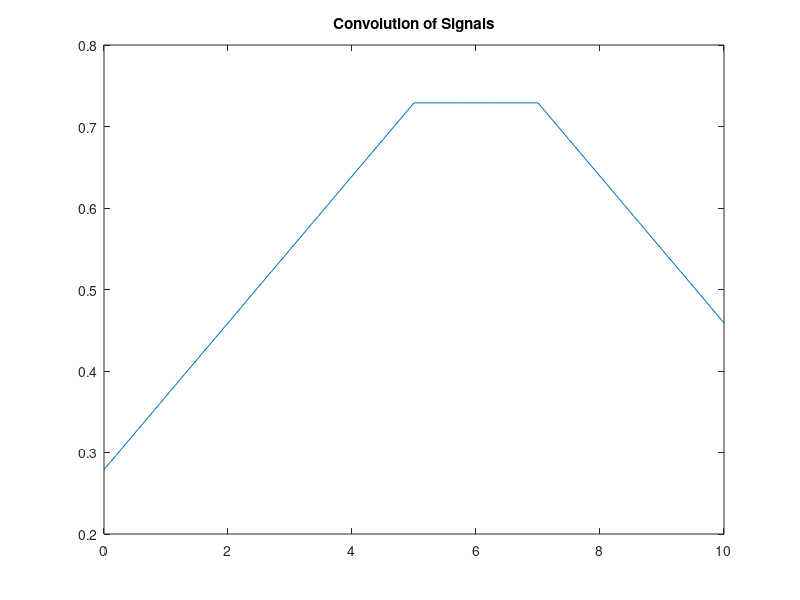
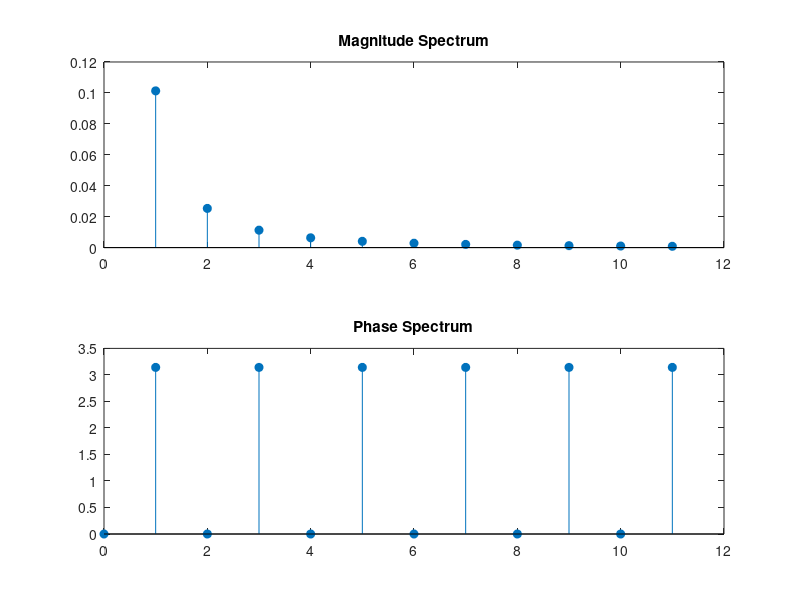
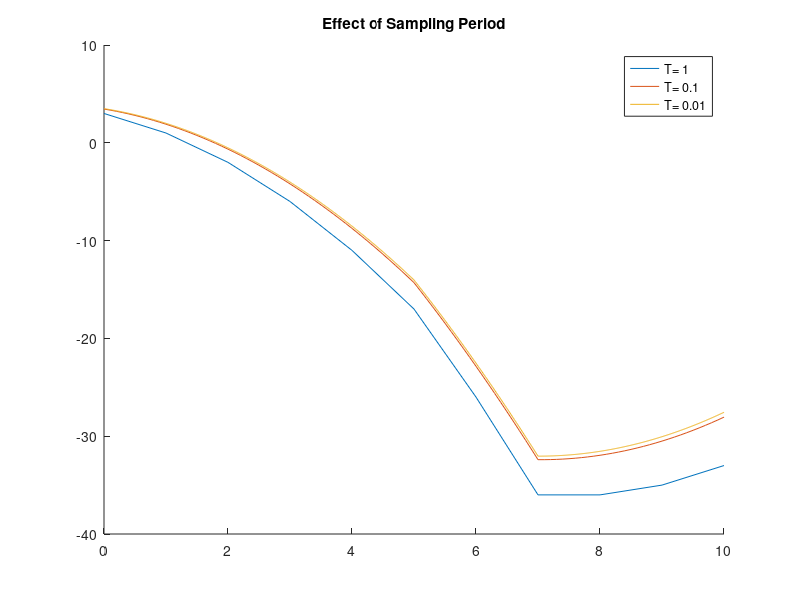

The MATLAB script that drew these images, in order:
t = 0.0:0.1:10; % time

h = 0.9 * (t >= 0 & t <= 10); % h(t)
x = (t>=2); % x(t)

y = conv(x, h, 'same')*0.01; % convolution y(t)

figure;
plot(t, y)
title("Convolution of Signals");

t = linspace(0,10,1000); % time

k = 0:11;

x_k = zeros(length(k), length(t));

for i = 1:length(k)
    x_k(i, :) = ((-1).^k(i) ./ ((k(i)*pi) .^ 2) .* exp(1j*k(i) * pi * t));
end

x_t = 1/2 + sum(x_k, 1);

figure;
subplot(2,1,1);
stem(k, abs(x_k(:,1)), 'filled');
title("Magnitude Spectrum");

subplot(2,1,2);
stem(k, angle(x_k(:,1)), 'filled');
title("Phase Spectrum");

T_values = [1, 0.1, 0.01]; % periods

figure;
hold on;

for T=T_values
    t= 0:T:10;
    x_t = 2*(t>=2) - (t>=2);
    v_t = 2 - t .* (t>=2);

    y = conv(x_t, v_t, 'same') * T; % convolution

    plot(t,y, 'DisplayName', ['T= ' num2str(T)]);
end
title("Effect of Sampling Period");
legend('show');